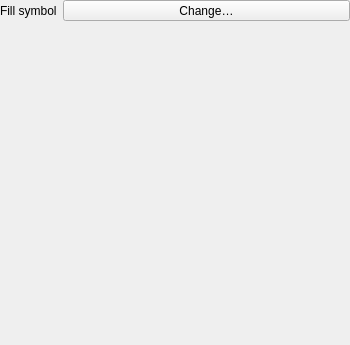
<?xml version="1.0" encoding="UTF-8"?>
<ui version="4.0">
 <class>QgsTiledSceneTextureRendererWidgetBase</class>
 <widget class="QWidget" name="QgsTiledSceneTextureRendererWidgetBase">
  <property name="geometry">
   <rect>
    <x>0</x>
    <y>0</y>
    <width>350</width>
    <height>345</height>
   </rect>
  </property>
  <property name="windowTitle">
   <string notr="true">Form</string>
  </property>
  <layout class="QGridLayout" name="gridLayout" columnstretch="0,1">
   <property name="leftMargin">
    <number>0</number>
   </property>
   <property name="topMargin">
    <number>0</number>
   </property>
   <property name="rightMargin">
    <number>0</number>
   </property>
   <property name="bottomMargin">
    <number>0</number>
   </property>
   <item row="2" column="0">
    <spacer name="verticalSpacer">
     <property name="orientation">
      <enum>Qt::Vertical</enum>
     </property>
     <property name="sizeHint" stdset="0">
      <size>
       <width>20</width>
       <height>292</height>
      </size>
     </property>
    </spacer>
   </item>
   <item row="0" column="0">
    <widget class="QLabel" name="label_2">
     <property name="text">
      <string>Fill symbol</string>
     </property>
    </widget>
   </item>
   <item row="0" column="1">
    <widget class="QgsSymbolButton" name="mFillSymbolButton">
     <property name="sizePolicy">
      <sizepolicy hsizetype="Expanding" vsizetype="Fixed">
       <horstretch>0</horstretch>
       <verstretch>0</verstretch>
      </sizepolicy>
     </property>
     <property name="toolTip">
      <string>Fill symbol to use when scene content has no textures available</string>
     </property>
     <property name="text">
      <string>Change…</string>
     </property>
    </widget>
   </item>
  </layout>
 </widget>
 <customwidgets>
  <customwidget>
   <class>QgsSymbolButton</class>
   <extends>QToolButton</extends>
   <header>qgssymbolbutton.h</header>
  </customwidget>
 </customwidgets>
 <resources/>
 <connections/>
</ui>
